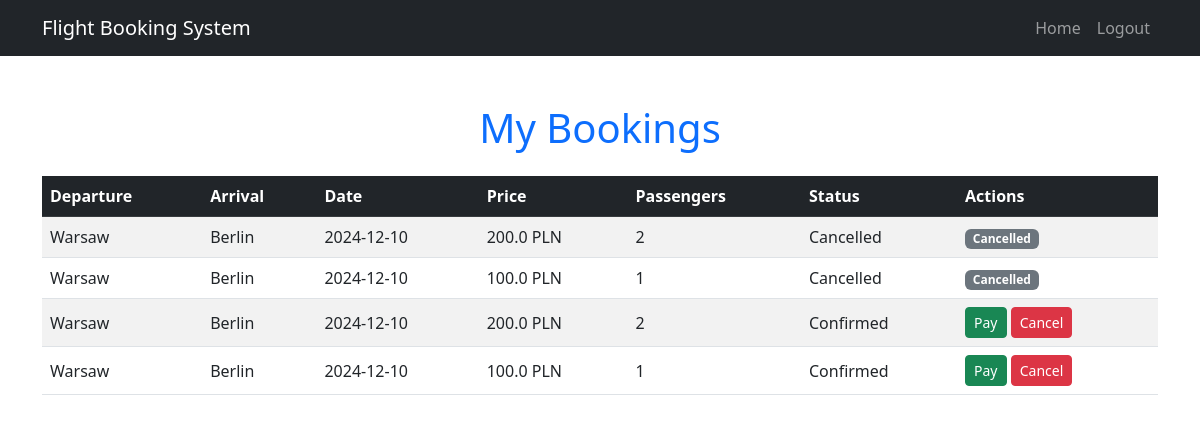
/my_bookings (signed in), run on an earlier commit of the app's database.
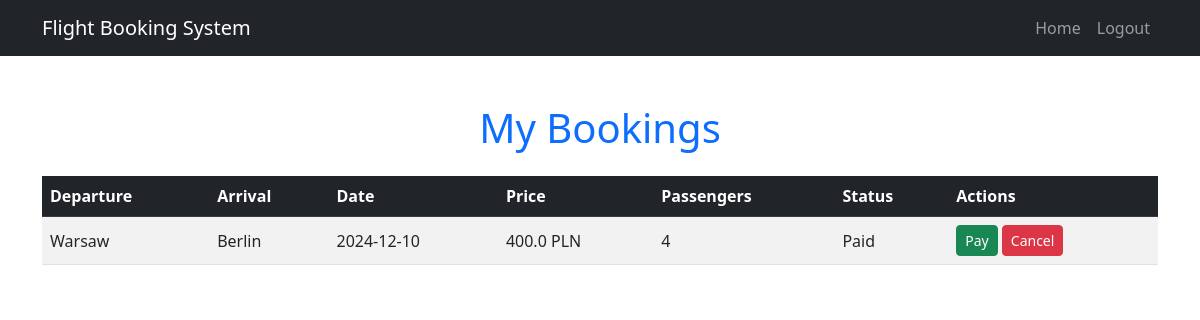
And on a later commit of the database.
### app.py (models this page shows)
class Booking(db.Model):
    id = db.Column(db.Integer, primary_key=True)
    user_id = db.Column(db.Integer, db.ForeignKey('user.id'), nullable=False)
    flight_id = db.Column(db.Integer, db.ForeignKey('flight.id'), nullable=False)
    number_of_passengers = db.Column(db.Integer, nullable=False)
    status = db.Column(db.String(100), default="Confirmed")
    is_paid = db.Column(db.Boolean, default=False)
    flight = db.relationship('Flight', backref='bookings', lazy=True)

class Flight(db.Model):
    id = db.Column(db.Integer, primary_key=True)
    departure_city = db.Column(db.String(100), nullable=False)
    arrival_city = db.Column(db.String(100), nullable=False)
    date = db.Column(db.String(100), nullable=False)
    price = db.Column(db.Float, nullable=False)
    available_seats = db.Column(db.Integer, nullable=False)

### app.py (the view)
@app.route("/my_bookings")
@login_required
def my_bookings():
    bookings = Booking.query.filter_by(user_id=current_user.id).all()
    return render_template("my_bookings.html", bookings=bookings)

### app.py (called while the page is built)
@login_manager.user_loader
def load_user(user_id):
    return User.query.get(int(user_id))

    @property
    def is_active(self):
        return True

### templates/my_bookings.html (shortened to what this page needs)
<!DOCTYPE html>
<html lang="en">
<head>
    <link href="https://cdn.jsdelivr.net/npm/bootstrap@5.3.0/dist/css/bootstrap.min.css" rel="stylesheet">
</head>
<body>
    <nav class="navbar navbar-expand-lg navbar-dark bg-dark">
        <div class="container">
            <a class="navbar-brand" href="/">Flight Booking System</a>
            <div class="collapse navbar-collapse" id="navbarNav">
                <ul class="navbar-nav ms-auto">
                    <li class="nav-item">
                        <a class="nav-link" href="/">Home</a>
                    </li>
                    <li class="nav-item">
                        <a class="nav-link" href="/logout">Logout</a>
                    </li>
                </ul>
            </div>
        </div>
    </nav>
    <div class="container mt-5">
        <h1 class="text-center text-primary mb-4">My Bookings</h1>
        {% if bookings %}
        <div class="table-responsive">
            <table class="table table-striped table-hover align-middle">
                <thead class="table-dark">
                    <tr>
                        <th scope="col">Departure</th>
                        <th scope="col">Arrival</th>
                        <th scope="col">Date</th>
                        <th scope="col">Price</th>
                        <th scope="col">Passengers</th>
                        <th scope="col">Status</th>
                        <th scope="col">Actions</th>
                    </tr>
                </thead>
                <tbody>
                    {% for booking in bookings %}
                    <tr>
                        <td>{{ booking.flight.departure_city }}</td>
                        <td>{{ booking.flight.arrival_city }}</td>
                        <td>{{ booking.flight.date }}</td>
                        <td>{{ booking.flight.price * booking.number_of_passengers }} PLN</td>
                        <td>{{ booking.number_of_passengers }}</td>
                        <td>{{ booking.status }}</td>
                        <td>
                            {% if booking.status != 'Cancelled' %}
                            <form action="/pay_booking/{{ booking.id }}" method="POST" class="d-inline">
                                <button type="submit" class="btn btn-success btn-sm">Pay</button>
                            </form>
                            <form action="/cancel_booking/{{ booking.id }}" method="POST" class="d-inline">
                                <button type="submit" class="btn btn-danger btn-sm">Cancel</button>
                            </form>
                            {% else %}
                            <span class="badge bg-secondary">Cancelled</span>
                            {% endif %}
                        </td>
                    </tr>
                    {% endfor %}
                </tbody>
            </table>
        </div>
        {% else %}
        <p class="text-center text-muted">You have no bookings yet.</p>
        {% endif %}
    </div>
</body>
</html>

What changed in the data, as far as the page shows it:
removed Booking: flight.departure_city "Warsaw", flight.arrival_city "Berlin", flight "2024-12-10", booking.flight.price*booking.number_of_passengers "100.0", number_of_passengers "1", status "Cancelled"
removed Booking: flight.departure_city "Warsaw", flight.arrival_city "Berlin", flight "2024-12-10", booking.flight.price*booking.number_of_passengers "200.0", number_of_passengers "2", status "Confirmed"
removed Booking: flight.departure_city "Warsaw", flight.arrival_city "Berlin", flight "2024-12-10", booking.flight.price*booking.number_of_passengers "100.0", number_of_passengers "1", status "Confirmed"
changed Booking "Warsaw": booking.flight.price*booking.number_of_passengers "200.0" → "400.0"; number_of_passengers "2" → "4"; status "Cancelled" → "Paid"; status "Cancelled" → "Pay Cancel"
